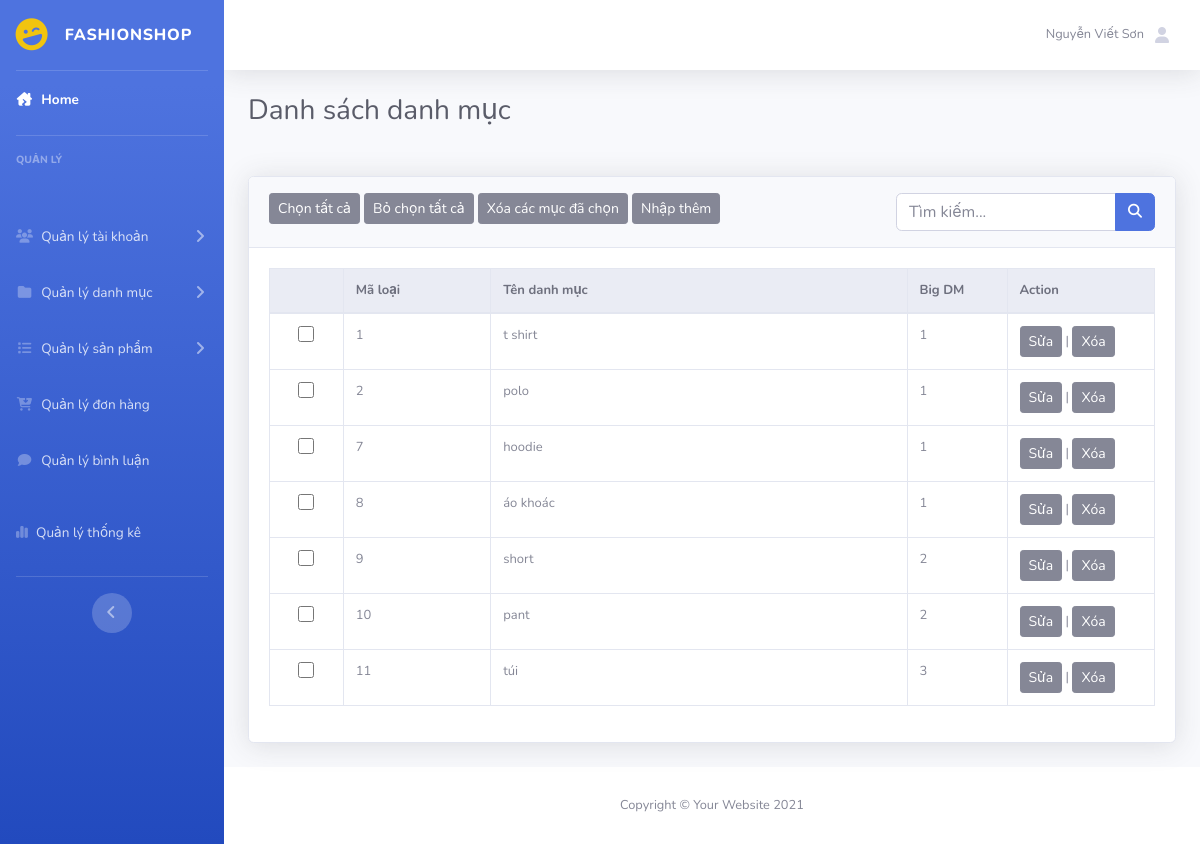
/admin/index.php?act=dsdanhmuc, run on an earlier commit of the app's database.
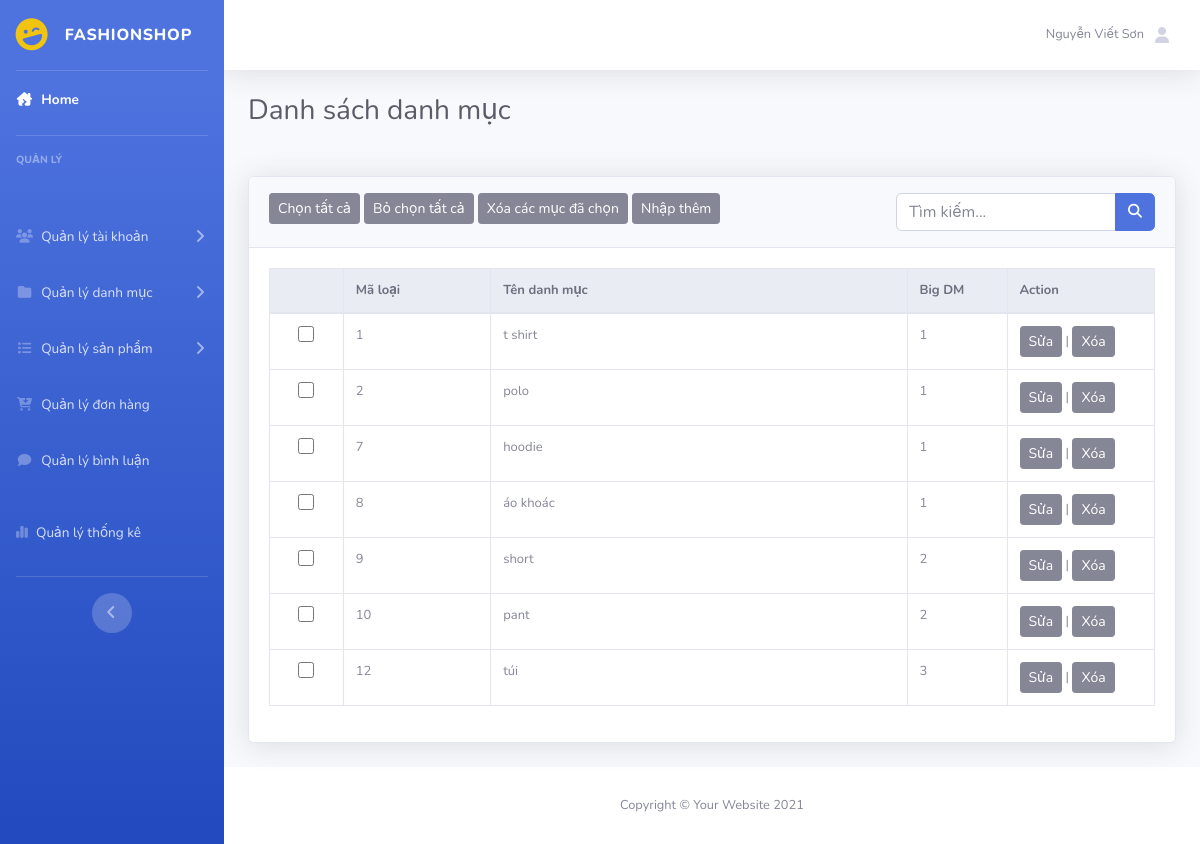
And on a later commit of the database.
### tables this page shows
CREATE TABLE `danhmuc` (
  `id` int(11) NOT NULL COMMENT 'Id danh mục',
  `name` varchar(255) NOT NULL COMMENT 'Tên danh mục',
  `id_dm` int(11) NOT NULL
);

### model/pdo.php (called while the page is built, shortened)
<?php
function pdo_get_connection(){
    $servername = "localhost";
    $username = "root";
    $password = "";
    try {
        $conn = new PDO("mysql:host=$servername;dbname=duan1_09", $username, $password);
        $conn->setAttribute(PDO::ATTR_ERRMODE, PDO::ERRMODE_EXCEPTION);
        return $conn;
    } catch(PDOException $e) {
        echo "Connection failed: " . $e->getMessage();
    }
}
function pdo_query($sql){
    $sql_args=array_slice(func_get_args(),1);
    try{
        $conn=pdo_get_connection();
        $stmt=$conn->prepare($sql);
        $stmt->execute($sql_args);
        $rows=$stmt->fetchAll();
        return $rows;
    }
    catch(PDOException $e){
        throw $e;
    }
    finally{
        unset($conn);
    }
}
?>

### model/danhmuc.php (called while the page is built, shortened)
<?php
    function danhsach_danhmuc() {
        $sql = "SELECT * FROM danhmuc";
        $result = pdo_query($sql);
        return $result;
    }

### admin/danhmuc/dsdanhmuc.php (the view)
<div class="container-fluid ">
    <h1 class="h3 mb-2 text-gray-800 mb-5">Danh sách danh mục</h1>
    <div class="card shadow mb-4">
        <div class="card-header py-3">
            <button class="btn btn-secondary btn-sm">Chọn tất cả</button>
            <button class="btn btn-secondary btn-sm">Bỏ chọn tất cả</button>
            <button class="btn btn-secondary btn-sm">Xóa các mục đã chọn</button>
            <a href="adddm.html"><button class="btn btn-secondary btn-sm">Nhập thêm</button></a>
            <form action="" class="float-right">
                <div class="input-group">
                    <input type="text" class="form-control" name="kyw" placeholder="Tìm kiếm...">
                    <div class="input-group-append">
                        <button class="btn btn-primary" type="submit" name="search">
                            <i class="fas fa-search fa-sm"></i>
                        </button>
                    </div>
                </div>
            </form>
        </div>
        <div class="card-body">
            <div class="table-responsive">
                <table class="table table-bordered" width="100%" cellspacing="0">
                    <thead class="thead-light">
                        <tr>
                            <th></th>
                            <th>Mã loại</th>
                            <th>Tên danh mục</th>
                            <th>Big DM</th>
                            <th>Action</th>
                        </tr>
                    </thead>
                    <tbody>
                        <?php
                            foreach($dsdm as $dm){
                                extract($dm);
                                echo '
                                <tr>
                                    <td class="col-1 text-center"><input type="checkbox" name="select" id=""></td>
                                    <td class="col-2">'.$id.'</td>
                                    <td>'.$name.'</td>
                                    <td>'.$id_dm.'</td>
                                    <td class="col-2"><a href="index.php?act=update_danhmuc&iddm='.$id.'"><button class="btn btn-secondary btn-sm">Sửa</button></a> |
                                        <a href="index.php?act=delete_danhmuc&iddm='.$id.'"><button class="btn btn-secondary btn-sm">Xóa</button></a>
                                    </td>
                                </tr>
                                ';
                            }
                        ?>
                    </tbody>
                </table>
            </div>
        </div>
    </div>
</div>

### admin/header.php (shortened to what this page needs)
<!DOCTYPE html>
<html lang="en">
<head>
    <link rel="stylesheet" href="../assets/css/style_admin.css">
    <link href="../assets/vendor/fontawesome-free/css/all.min.css" rel="stylesheet" type="text/css">
    <link rel="stylesheet" href="https://cdnjs.cloudflare.com/ajax/libs/font-awesome/6.4.2/css/all.min.css" />
    <link href="../assets/css/sb-admin-2.min.css" rel="stylesheet">
    <link href="../assets/vendor/datatables/dataTables.bootstrap4.min.css" rel="stylesheet">
</head>
<body id="page-top">

### admin/boxleft.php (shortened to what this page needs)
<div id="wrapper">
    <ul class="navbar-nav bg-gradient-primary sidebar sidebar-dark accordion" id="accordionSidebar">
        <a class="sidebar-brand d-flex align-items-center justify-content-center" href="?act=home">
            <div class="sidebar-brand-icon rotate-n-15">
                <i class="fas fa-laugh-wink" style="color: #f1c40f;"></i>
            </div>
            <div class="sidebar-brand-text mx-3">FashionShop</div>
        </a>
        <hr class="sidebar-divider my-0">
        <li class="nav-item active">
            <a class="nav-link" href="?act=home">
                <i class="fas fa-fw fa-house-damage"></i>
                <span>Home</span>
        </li>
        <hr class="sidebar-divider">
        <div class="sidebar-heading">
            Quản lý
        </div>
        <li class="nav-item">
            <a class="nav-link collapsed" href="#" data-toggle="collapse" data-target="#collapseTwo" aria-expanded="true" aria-controls="collapseTwo">
                <i class="fas fa-fw fa-users"></i>
                <span>Quản lý tài khoản</span>
            </a>
        </li>
        <li class="nav-item">
            <a class="nav-link collapsed" href="#" data-toggle="collapse" data-target="#collapseThree" aria-expanded="true" aria-controls="collapseThree">
                <i class="fas fa-fw fa-folder"></i>
                <span>Quản lý danh mục</span>
            </a>
        </li>
        <li class="nav-item">
            <a class="nav-link collapsed" href="#" data-toggle="collapse" data-target="#collapseFour" aria-expanded="true" aria-controls="collapseFour">
                <i class="fas fa-fw fa-list"></i>
                <span>Quản lý sản phẩm</span>
            </a>
        </li>
        <li class="nav-item">
            <a class="nav-link" href="?act=dsdonhang">
                <i class="fas fa-fw fa-cart-arrow-down"></i>
                <span>Quản lý đơn hàng</span></a>
        </li>
        <li class="nav-item mb-3">
            <a class="nav-link" href="?act=dsbinhluan">
                <i class="fas fa-fw fa-comment"></i>
                <span>Quản lý bình luận</span></a>
        </li>
        <li class="nav-item mb-3">
            <a class="nav-link" href="?act=dsthongke">
                <i class="fa-solid fa-chart-simple"></i>
                <span>Quản lý thống kê</span></a>
        </li>
        <hr class="sidebar-divider d-none d-md-block">
        <div class="text-center d-none d-md-inline">
            <button class="rounded-circle border-0" id="sidebarToggle"></button>
        </div>
    </ul>

### admin/menu.php (shortened to what this page needs)
<div id="content-wrapper" class="d-flex flex-column">
    <div id="content">
        <nav class="navbar navbar-expand navbar-light bg-white topbar mb-4 static-top shadow">
            <ul class="navbar-nav ml-auto">
                <li class="nav-item dropdown no-arrow">
                    <a class="nav-link dropdown-toggle" href="#" id="userDropdown" role="button" data-toggle="dropdown" aria-haspopup="true" aria-expanded="false">
                        <span class="mr-2 d-none d-lg-inline text-gray-600 small">Nguyễn Viết Sơn</span>
                        <i class="fas fa-fw fa-user"></i>
                    </a>
                </li>
            </ul>
        </nav>

### admin/index.php (shortened to what this page needs)
<?php
include "../model/pdo.php";
include "../model/danhmuc.php";
include 'header.php';
include 'boxleft.php';
include 'menu.php';
?>
<div>
    <?php
    if (isset($_GET['act']) && $_GET['act'] != "") {
        $act = $_GET['act'];
        switch ($act) {
            case 'dsdanhmuc':
                $dsdm = danhsach_danhmuc();
                include "danhmuc/dsdanhmuc.php";
                break;
        }
    } else {
        include "trangchu/home.php";
    }
    ?>
</div>
<?php
include 'footer.php';
?>

### admin/footer.php (shortened to what this page needs)
            <footer class="sticky-footer bg-white">
                <div class="container my-auto">
                    <div class="copyright text-center my-auto">
                        <span>Copyright &copy; Your Website 2021</span>
                    </div>
                </div>
            </footer>
        </div>
    </div>
</body>
</html>

### assets/css/style_admin.css (style rules this page uses)
input[type="checkbox"] { width: 16px; height: 16px; }
div#content { margin: 0px; }
.card-body { flex: 1 1 auto; min-height: 1px; padding: 1.25rem; margin: 0px; }
.card-header:first-child { border-radius: calc(0.35rem - 1px) calc(0.35rem - 1px) 0 0; margin: 0px; }
table tbody td:nth-child(4) { width: 100px; }
.card-body { flex: 1 1 auto; min-height: 1px; padding: 1.25rem; font-size: 13px; }

What changed in the data, as far as the page shows it:
removed danhmuc: id "11", name "túi", id_dm "3"
added danhmuc: id "12", name "túi", id_dm "3"
